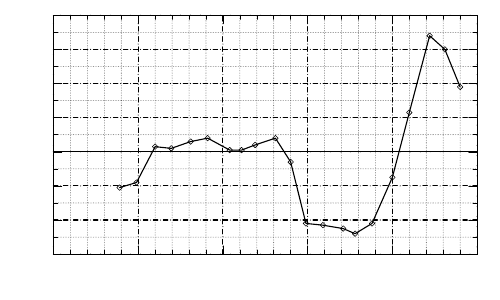

gnuplot code for this plot:
# gnuplot script file
# 
# ASI error plot
#
## for direct inclusion in latex using epslatex terminal

load 'common_commands.gp'
set output '../graphs/asi_error.eps'

set label "ASI Reading = IAS + Error" at 120,2.5 center front

set xlabel "Airspeed Indicator Reading (kt)

set ylabel "ASI Instrument Error (kt)"

set mxtics 5     # set minor tics on X-axis, with 5 divisions per major tic
set mytics 2     # set minor tics on Y-axis, with 2 divisions per major tic

#set nokey	# turn off label in top right hand corner

plot 'data/ASI_error.txt' with lp lt -1 lw 2 pt 1 # lp = linespoints = lines joining points
											# lt -1 = blackline
											# lw = line width
											# pt = point style
											# do gnuplot test to see options
